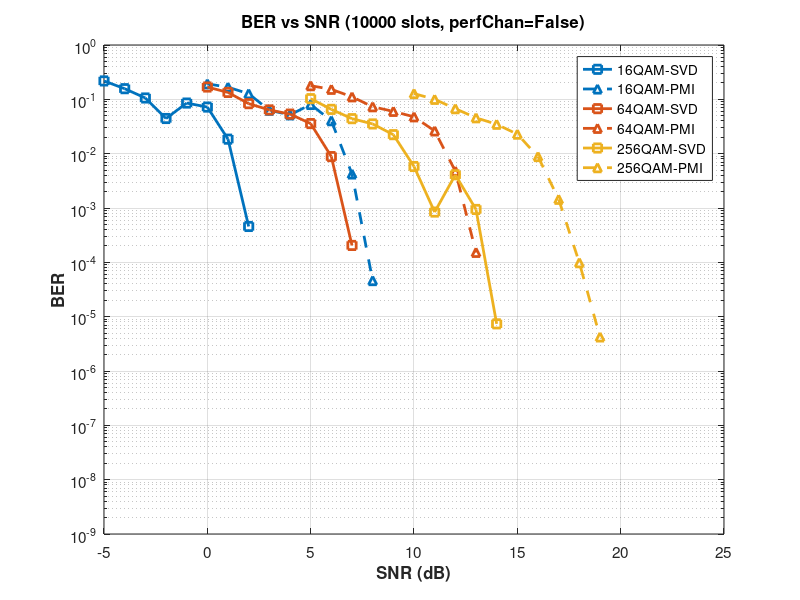

MATLAB code for this plot:
% Extract data from simulation results (Perfect TX = false, Perfect RX = false)

% 16QAM-PMI (from new results)
SNRdB_16QAM_PMI = [0; 1; 2; 3; 4; 5; 6; 7; 8; 9; 10; 11; 12; 13; 14; 15];
BER_16QAM_PMI = [1.9296e-01; 1.6726e-01; 1.2692e-01; 6.3014e-02; 5.1804e-02; ...
    8.0395e-02; 4.0388e-02; 4.2311e-03; 4.6116e-05; 1.0967e-06; 0.0000e+00; ...
    0.0000e+00; 0.0000e+00; 0.0000e+00; 0.0000e+00; 0.0000e+00];
SlotErrors_16QAM_PMI = [10000; 10000; 10000; 9979; 9609; 9769; 9858; 6263; 501; 3; 0; 0; 0; 0; 0; 0];

% 16QAM-SVD (from new results)
SNRdB_16QAM_SVD = [-5; -4; -3; -2; -1; 0; 1; 2; 3; 4; 5; 6; 7; 8; 9; 10];
BER_16QAM_SVD = [2.1813e-01; 1.5704e-01; 1.0588e-01; 4.4390e-02; 8.5412e-02; ...
    7.2056e-02; 1.8498e-02; 4.5727e-04; 4.5696e-07; 0.0000e+00; 0.0000e+00; ...
    0.0000e+00; 0.0000e+00; 0.0000e+00; 0.0000e+00; 0.0000e+00];
SlotErrors_16QAM_SVD = [10000; 10000; 10000; 9978; 9913; 9999; 9535; 2702; 31; 0; 0; 0; 0; 0; 0; 0];

% 64QAM-PMI (from new results)
SNRdB_64QAM_PMI = [5; 6; 7; 8; 9; 10; 11; 12; 13; 14; 15; 16; 17; 18; 19; 20];
BER_64QAM_PMI = [1.7822e-01; 1.5289e-01; 1.1120e-01; 7.2983e-02; 6.0041e-02; ...
    4.7630e-02; 2.6208e-02; 4.7798e-03; 1.5255e-04; 3.1236e-07; 0.0000e+00; ...
    0.0000e+00; 0.0000e+00; 0.0000e+00; 0.0000e+00; 0.0000e+00];
SlotErrors_64QAM_PMI = [10000; 10000; 10000; 10000; 10000; 10000; 9893; 7305; 1296; 19; 0; 0; 0; 0; 0; 0];

% 64QAM-SVD (from new results)
SNRdB_64QAM_SVD = [0; 1; 2; 3; 4; 5; 6; 7; 8; 9; 10; 11; 12; 13; 14; 15];
BER_64QAM_SVD = [1.6847e-01; 1.3400e-01; 8.3249e-02; 6.3876e-02; 5.3466e-02; ...
    3.5806e-02; 8.8334e-03; 2.0462e-04; 7.5301e-08; 0.0000e+00; 0.0000e+00; ...
    0.0000e+00; 0.0000e+00; 0.0000e+00; 0.0000e+00; 0.0000e+00];
SlotErrors_64QAM_SVD = [10000; 10000; 10000; 10000; 10000; 10000; 9076; 1875; 7; 0; 0; 0; 0; 0; 0; 0];

% 256QAM-PMI (from new results)
SNRdB_256QAM_PMI = [10; 11; 12; 13; 14; 15; 16; 17; 18; 19; 20; 21; 22; 23; 24; 25];
BER_256QAM_PMI = [1.2767e-01; 1.0002e-01; 6.7212e-02; 4.5750e-02; 3.4747e-02; ...
    2.2845e-02; 8.8501e-03; 1.4451e-03; 9.8426e-05; 4.2352e-06; 3.4255e-07; ...
    6.8510e-08; 2.0761e-09; 2.0761e-09; 0.0000e+00; 0.0000e+00];
SlotErrors_256QAM_PMI = [10000; 10000; 10000; 10000; 10000; 9989; 9388; 5646; 1382; 164; 16; 4; 1; 1; 0; 0];

% 256QAM-SVD (from new results)
SNRdB_256QAM_SVD = [5; 6; 7; 8; 9; 10; 11; 12; 13; 14; 15; 16; 17; 18; 19; 20];
BER_256QAM_SVD = [1.0290e-01; 6.5374e-02; 4.4089e-02; 3.5248e-02; 2.2378e-02; ...
    5.8022e-03; 8.4194e-04; 4.0912e-03; 9.4026e-04; 7.3763e-06; 2.0761e-09; ...
    0.0000e+00; 0.0000e+00; 0.0000e+00; 0.0000e+00; 0.0000e+00];
SlotErrors_256QAM_SVD = [10000; 10000; 10000; 10000; 10000; 9348; 3291; 5187; 6268; 381; 1; 0; 0; 0; 0; 0];

% Apply threshold: set BER to zero if slot errors < 100
threshold = 100;

BER_16QAM_PMI(SlotErrors_16QAM_PMI < threshold) = 0;
BER_16QAM_SVD(SlotErrors_16QAM_SVD < threshold) = 0;
BER_64QAM_PMI(SlotErrors_64QAM_PMI < threshold) = 0;
BER_64QAM_SVD(SlotErrors_64QAM_SVD < threshold) = 0;
BER_256QAM_PMI(SlotErrors_256QAM_PMI < threshold) = 0;
BER_256QAM_SVD(SlotErrors_256QAM_SVD < threshold) = 0;

% Store in cell arrays
SNRdB_all = {SNRdB_16QAM_SVD, SNRdB_16QAM_PMI, ...
             SNRdB_64QAM_SVD, SNRdB_64QAM_PMI, ...
             SNRdB_256QAM_SVD, SNRdB_256QAM_PMI};
avgBER_all = {BER_16QAM_SVD, BER_16QAM_PMI, ...
              BER_64QAM_SVD, BER_64QAM_PMI, ...
              BER_256QAM_SVD, BER_256QAM_PMI};
SlotErrors_all = {SlotErrors_16QAM_SVD, SlotErrors_16QAM_PMI, ...
                  SlotErrors_64QAM_SVD, SlotErrors_64QAM_PMI, ...
                  SlotErrors_256QAM_SVD, SlotErrors_256QAM_PMI};

% Configuration
ModOrderList = [16, 64, 256];
precodingList = {'SVD', 'PMI'};
combinationLabels = {'16QAM-SVD', '16QAM-PMI', ...
                     '64QAM-SVD', '64QAM-PMI', ...
                     '256QAM-SVD', '256QAM-PMI'};
numIter = 10000;
noSlotsSim = 1;

% Plotting
figure;
numCombinations = length(ModOrderList) * length(precodingList);
modColors = lines(length(ModOrderList));
lineStyles = {'-', '--'};
markers = {'s', '^'};

for combIdx = 1:numCombinations
    modIdx = ceil(combIdx / length(precodingList));
    precodingIdx = mod(combIdx - 1, length(precodingList)) + 1;
    
    semilogy(SNRdB_all{combIdx}, avgBER_all{combIdx}, ... 
        'LineWidth', 2, ...
        'LineStyle', lineStyles{precodingIdx}, ...
        'Marker', markers{precodingIdx}, ...
        'MarkerSize', 6, ...
        'Color', modColors(modIdx, :), ...
        'DisplayName', combinationLabels{combIdx});
    hold on;
end

grid on;
hold off;
xlabel('SNR (dB)', 'FontSize', 12, 'FontWeight', 'bold');
ylabel('BER', 'FontSize', 12, 'FontWeight', 'bold');
title(sprintf('BER vs SNR (%d slots, perfChan=False)', numIter), ...
    'FontSize', 14, 'FontWeight', 'bold');
legend('Location', 'best', 'FontSize', 10);
set(gca, 'FontSize', 11);
ylim([1e-9 1e0]);
xlim([-5 25]);
